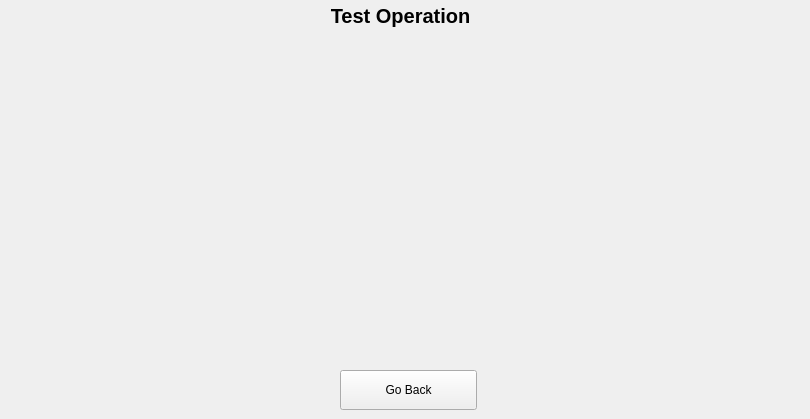
   <widget class="QWidget" name="testOperationPage">
    <widget class="QWidget" name="verticalLayoutWidget_3">
     <property name="geometry">
      <rect>
       <x>0</x>
       <y>0</y>
       <width>801</width>
       <height>33</height>
      </rect>
     </property>
     <layout class="QVBoxLayout" name="verticalLayout_4">
      <item>
       <widget class="QLabel" name="testOperationLabel">
        <property name="sizePolicy">
         <sizepolicy hsizetype="Expanding" vsizetype="Fixed">
          <horstretch>0</horstretch>
          <verstretch>0</verstretch>
         </sizepolicy>
        </property>
        <property name="minimumSize">
         <size>
          <width>0</width>
          <height>20</height>
         </size>
        </property>
        <property name="font">
         <font>
          <pointsize>15</pointsize>
          <weight>75</weight>
          <bold>true</bold>
         </font>
        </property>
        <property name="text">
         <string>Test Operation</string>
        </property>
        <property name="alignment">
         <set>Qt::AlignCenter</set>
        </property>
       </widget>
      </item>
     </layout>
    </widget>
    <widget class="QPushButton" name="goBackBtn_3">
     <property name="geometry">
      <rect>
       <x>340</x>
       <y>370</y>
       <width>137</width>
       <height>40</height>
      </rect>
     </property>
     <property name="sizePolicy">
      <sizepolicy hsizetype="Minimum" vsizetype="Fixed">
       <horstretch>0</horstretch>
       <verstretch>0</verstretch>
      </sizepolicy>
     </property>
     <property name="minimumSize">
      <size>
       <width>80</width>
       <height>40</height>
      </size>
     </property>
     <property name="cursor">
      <cursorShape>PointingHandCursor</cursorShape>
     </property>
     <property name="layoutDirection">
      <enum>Qt::LeftToRight</enum>
     </property>
     <property name="text">
      <string>Go Back</string>
     </property>
    </widget>
   </widget>
